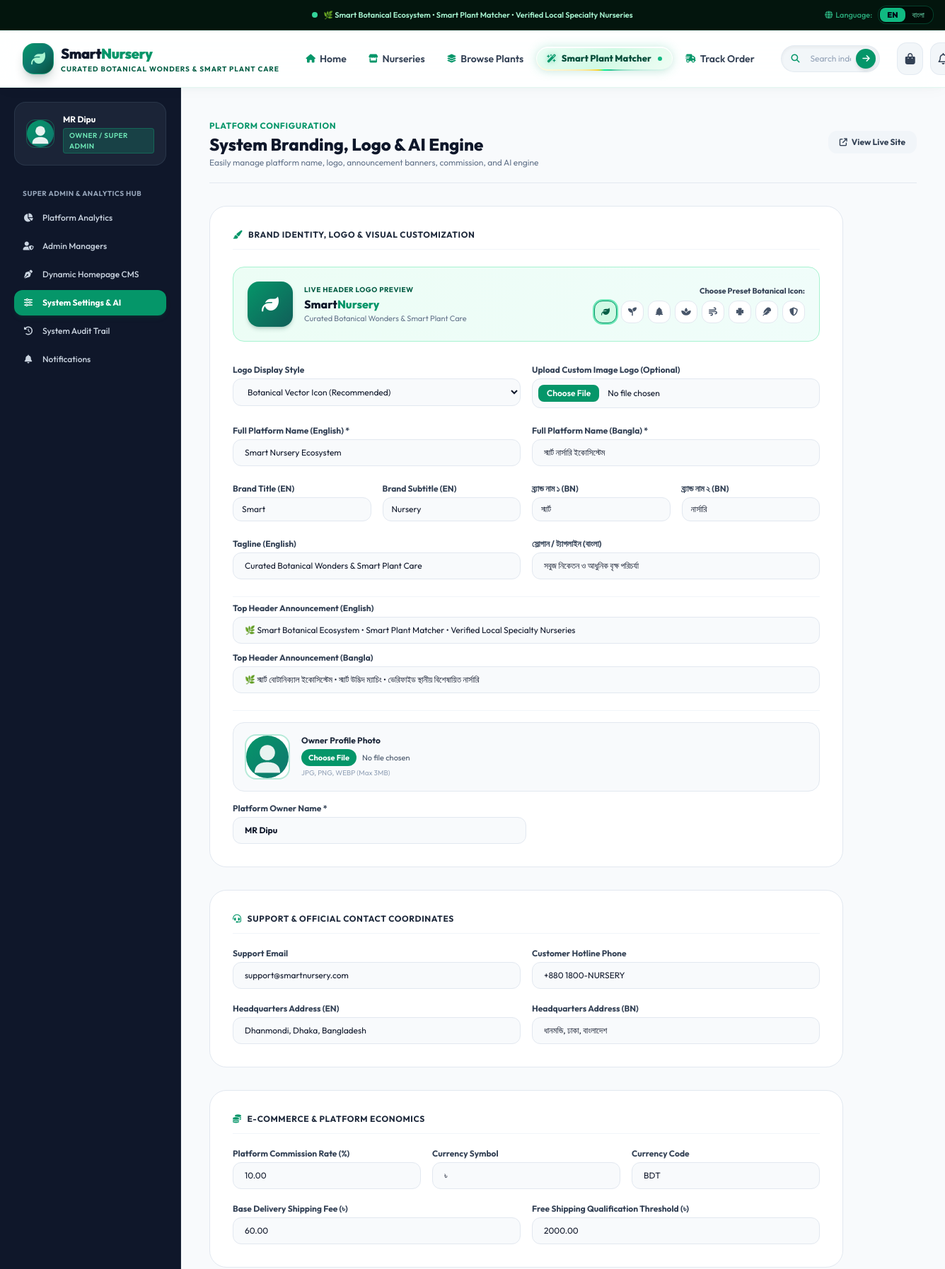
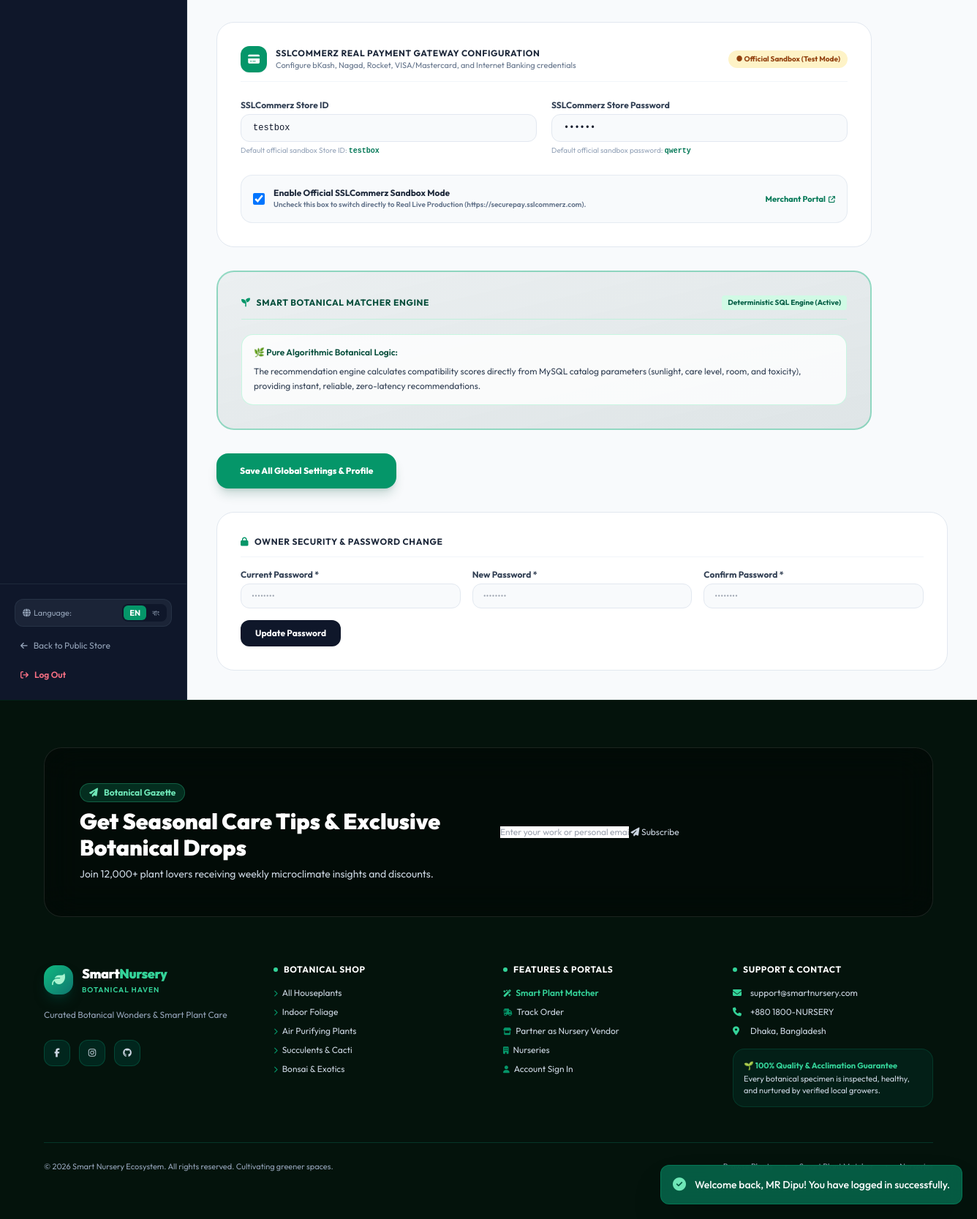
Screenshot of /owner/settings.php (signed in) with the database file from the repository (2 pictures, top to bottom).
### tables this page shows
CREATE TABLE `users` (
  `id` INT AUTO_INCREMENT PRIMARY KEY,
  `role_id` INT NOT NULL,
  `name` VARCHAR(100) NOT NULL,
  `email` VARCHAR(150) NOT NULL UNIQUE,
  `password_hash` VARCHAR(255) NOT NULL,
  `phone` VARCHAR(30) NULL,
  `avatar` VARCHAR(255) NULL,
  `status` ENUM('active', 'pending', 'suspended') NOT NULL DEFAULT 'active',
  `created_at` TIMESTAMP DEFAULT CURRENT_TIMESTAMP,
  `updated_at` TIMESTAMP DEFAULT CURRENT_TIMESTAMP ON UPDATE CURRENT_TIMESTAMP,
  FOREIGN KEY (`role_id`) REFERENCES `roles`(`id`) ON DELETE RESTRICT
);

CREATE TABLE `roles` (
  `id` INT AUTO_INCREMENT PRIMARY KEY,
  `name` VARCHAR(50) NOT NULL UNIQUE,
  `display_name` VARCHAR(100) NOT NULL,
  `description` VARCHAR(255) NULL,
  `created_at` TIMESTAMP DEFAULT CURRENT_TIMESTAMP
);

### owner/settings.php (the view, shortened to what the rows shown need)
<?php
require_once __DIR__ . '/../helpers/auth.php';
require_once __DIR__ . '/../helpers/functions.php';
require_role('owner');
$db = get_db();
$currentSettings = $db->query("SELECT setting_key, setting_value FROM system_settings")->fetchAll(PDO::FETCH_KEY_PAIR);
require_once __DIR__ . '/../includes/header.php';
?>
<div class="flex-1 flex flex-col lg:flex-row">
    <?php require_once __DIR__ . '/../includes/sidebar.php'; ?>
    <main class="flex-1 p-6 sm:p-10 space-y-8 bg-slate-50">
        <div class="flex flex-col sm:flex-row items-start sm:items-center justify-between gap-4 border-b border-slate-200 pb-5">
            <div>
                <h1 class="text-2xl font-extrabold text-slate-900"><?= is_bangla() ? 'সিস্টেম সেটিংস, লোগো ও ব্র্যান্ড নিয়ন্ত্রণ' : 'System Branding, Logo & AI Engine' ?></h1>
            </div>
        </div>
        <form action="settings.php" method="POST" enctype="multipart/form-data" class="space-y-8 max-w-4xl text-xs">
            <div class="bg-white p-6 sm:p-8 rounded-3xl border border-slate-200 shadow-xs space-y-6">
                <div class="pt-4 border-t border-slate-100 space-y-4">
                    <div>
                        <label class="block font-bold text-slate-700 mb-1"><?= is_bangla() ? 'প্ল্যাটফর্ম ওনার / স্বত্বাধিকারীর নাম' : 'Platform Owner Name' ?> *</label>
                        <input type="text" name="site_owner_name" value="<?= sanitize($currentSettings['site_owner_name'] ?? $currentUser['name']) ?>" required
                               class="w-full sm:w-1/2 bg-slate-50 border border-slate-200 rounded-xl px-4 py-2.5 text-slate-900 font-bold focus:bg-white focus:ring-2 focus:ring-emerald-500">
                    </div>
                </div>
            </div>
        </form>
    </main>
</div>
<?php require_once __DIR__ . '/../includes/footer.php'; ?>

### includes/sidebar.php (shortened to what the rows shown need)
<?php
require_once __DIR__ . '/../helpers/auth.php';
require_once __DIR__ . '/../helpers/functions.php';
$currentUser = current_user();
$role = $currentUser['role_name'] ?? 'customer';
?>
<aside class="w-full lg:w-64 bg-slate-900 text-slate-200 flex flex-col justify-between border-r border-slate-800 shrink-0">
    <div class="p-5 space-y-6">
        <div class="bg-slate-800/80 rounded-2xl p-4 border border-slate-700/60 flex items-center space-x-3">
            <div class="overflow-hidden">
                <h4 class="text-xs font-bold text-white truncate"><?= sanitize($currentUser['name'] ?? 'User') ?></h4>
                <span class="inline-flex items-center px-2 py-0.5 rounded text-[10px] font-semibold bg-emerald-500/20 text-emerald-300 border border-emerald-500/30 uppercase tracking-wider">
                    <?= __('role.' . $role, sanitize($currentUser['role_display'] ?? ucfirst($role))) ?>
                </span>
            </div>
        </div>
    </div>
</aside>

### rows the page displays
users: name "MR Dipu", role.display_name "OWNER / SUPER ADMIN", site_owner_name "MR Dipu"

### other values shown
$flashSuccess "Welcome back, MR Dipu! You have logged in successfully."
$announcementText "🌿 Smart Botanical Ecosystem • Smart Plant Matcher • Verified Local Specialty Nurseries"
__('lang.switch_label') "Language"
$brandTitle "Smart"
$brandSubtitle "Nursery"
$brandTag "CURATED BOTANICAL WONDERS & SMART PLANT CARE"
__('nav.home') "Home"
__('nav.nurseries', 'Nurseries') "Nurseries"
__('nav.browse_plants') "Browse Plants"
__('nav.ai_matcher') "Smart Plant Matcher"
__('nav.track_order') "Track Order"
__('owner.dashboard_title') "SUPER ADMIN & ANALYTICS HUB"
__('owner.analytics') "Platform Analytics"
__('owner.admin_managers') "Admin Managers"
__('owner.cms') "Dynamic Homepage CMS"
